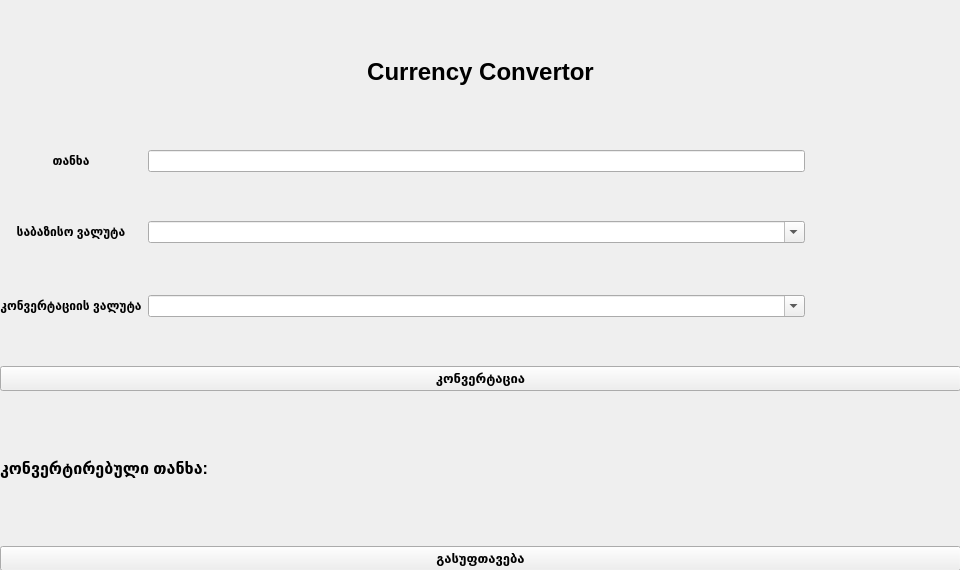
<?xml version="1.0" encoding="UTF-8"?>
<ui version="4.0">
 <class>Form</class>
 <widget class="QWidget" name="Form">
  <property name="geometry">
   <rect>
    <x>0</x>
    <y>0</y>
    <width>960</width>
    <height>570</height>
   </rect>
  </property>
  <property name="minimumSize">
   <size>
    <width>960</width>
    <height>570</height>
   </size>
  </property>
  <property name="maximumSize">
   <size>
    <width>960</width>
    <height>570</height>
   </size>
  </property>
  <property name="windowTitle">
   <string>Form</string>
  </property>
  <widget class="QWidget" name="verticalLayoutWidget">
   <property name="geometry">
    <rect>
     <x>0</x>
     <y>0</y>
     <width>961</width>
     <height>571</height>
    </rect>
   </property>
   <layout class="QVBoxLayout" name="verticalLayout_2">
    <item>
     <layout class="QHBoxLayout" name="horizontalLayout_6">
      <item>
       <widget class="QLabel" name="label_2">
        <property name="text">
         <string>&lt;html&gt;&lt;head/&gt;&lt;body&gt;&lt;p align=&quot;center&quot;&gt;&lt;span style=&quot; font-size:18pt; font-weight:600;&quot;&gt;Currency Convertor&lt;/span&gt;&lt;/p&gt;&lt;/body&gt;&lt;/html&gt;</string>
        </property>
       </widget>
      </item>
     </layout>
    </item>
    <item>
     <layout class="QGridLayout" name="gridLayout_2">
      <item row="2" column="0">
       <widget class="QLabel" name="label_3">
        <property name="text">
         <string>&lt;html&gt;&lt;head/&gt;&lt;body&gt;&lt;p align=&quot;center&quot;&gt;&lt;span style=&quot; font-size:9pt; font-weight:600;&quot;&gt;საბაზისო ვალუტა&lt;/span&gt;&lt;/p&gt;&lt;/body&gt;&lt;/html&gt;</string>
        </property>
       </widget>
      </item>
      <item row="4" column="0">
       <widget class="QLabel" name="label_6">
        <property name="text">
         <string>&lt;html&gt;&lt;head/&gt;&lt;body&gt;&lt;p align=&quot;center&quot;&gt;&lt;span style=&quot; font-size:9pt; font-weight:600;&quot;&gt;კონვერტაციის ვალუტა&lt;/span&gt;&lt;/p&gt;&lt;/body&gt;&lt;/html&gt;</string>
        </property>
       </widget>
      </item>
      <item row="4" column="1">
       <widget class="QComboBox" name="to_currency_dropdown">
        <property name="editable">
         <bool>true</bool>
        </property>
       </widget>
      </item>
      <item row="4" column="2">
       <widget class="QLabel" name="to_currency_validation_label">
        <property name="minimumSize">
         <size>
          <width>150</width>
          <height>0</height>
         </size>
        </property>
        <property name="maximumSize">
         <size>
          <width>150</width>
          <height>16777215</height>
         </size>
        </property>
        <property name="text">
         <string>&lt;html&gt;&lt;head/&gt;&lt;body&gt;&lt;p align=&quot;center&quot;&gt;&lt;br/&gt;&lt;/p&gt;&lt;/body&gt;&lt;/html&gt;</string>
        </property>
       </widget>
      </item>
      <item row="2" column="2">
       <widget class="QLabel" name="from_currency_validation_label">
        <property name="minimumSize">
         <size>
          <width>150</width>
          <height>0</height>
         </size>
        </property>
        <property name="maximumSize">
         <size>
          <width>150</width>
          <height>16777215</height>
         </size>
        </property>
        <property name="text">
         <string>&lt;html&gt;&lt;head/&gt;&lt;body&gt;&lt;p align=&quot;center&quot;&gt;&lt;br/&gt;&lt;/p&gt;&lt;/body&gt;&lt;/html&gt;</string>
        </property>
       </widget>
      </item>
      <item row="0" column="1">
       <widget class="QLineEdit" name="amount_entry"/>
      </item>
      <item row="2" column="1">
       <widget class="QComboBox" name="from_currency_dropdown">
        <property name="editable">
         <bool>true</bool>
        </property>
       </widget>
      </item>
      <item row="0" column="0">
       <widget class="QLabel" name="label_5">
        <property name="text">
         <string>&lt;html&gt;&lt;head/&gt;&lt;body&gt;&lt;p align=&quot;center&quot;&gt;&lt;span style=&quot; font-size:9pt; font-weight:600;&quot;&gt;თანხა&lt;/span&gt;&lt;/p&gt;&lt;/body&gt;&lt;/html&gt;</string>
        </property>
       </widget>
      </item>
      <item row="1" column="1">
       <spacer name="verticalSpacer">
        <property name="orientation">
         <enum>Qt::Vertical</enum>
        </property>
        <property name="sizeType">
         <enum>QSizePolicy::Fixed</enum>
        </property>
        <property name="sizeHint" stdset="0">
         <size>
          <width>20</width>
          <height>40</height>
         </size>
        </property>
       </spacer>
      </item>
      <item row="3" column="1">
       <spacer name="verticalSpacer_2">
        <property name="orientation">
         <enum>Qt::Vertical</enum>
        </property>
        <property name="sizeType">
         <enum>QSizePolicy::Fixed</enum>
        </property>
        <property name="sizeHint" stdset="0">
         <size>
          <width>20</width>
          <height>40</height>
         </size>
        </property>
       </spacer>
      </item>
      <item row="5" column="1">
       <spacer name="verticalSpacer_3">
        <property name="orientation">
         <enum>Qt::Vertical</enum>
        </property>
        <property name="sizeType">
         <enum>QSizePolicy::Fixed</enum>
        </property>
        <property name="sizeHint" stdset="0">
         <size>
          <width>20</width>
          <height>40</height>
         </size>
        </property>
       </spacer>
      </item>
     </layout>
    </item>
    <item>
     <widget class="QPushButton" name="convert_button">
      <property name="font">
       <font>
        <pointsize>10</pointsize>
        <weight>75</weight>
        <bold>true</bold>
       </font>
      </property>
      <property name="text">
       <string>კონვერტაცია</string>
      </property>
     </widget>
    </item>
    <item>
     <widget class="QLabel" name="result_label">
      <property name="text">
       <string>&lt;html&gt;&lt;head/&gt;&lt;body&gt;&lt;p&gt;&lt;span style=&quot; font-size:12pt; font-weight:600;&quot;&gt;კონვერტირებული თანხა:&lt;/span&gt;&lt;/p&gt;&lt;/body&gt;&lt;/html&gt;</string>
      </property>
     </widget>
    </item>
    <item>
     <widget class="QPushButton" name="clear_button">
      <property name="font">
       <font>
        <pointsize>10</pointsize>
        <weight>75</weight>
        <bold>true</bold>
       </font>
      </property>
      <property name="text">
       <string>გასუფთავება</string>
      </property>
     </widget>
    </item>
   </layout>
  </widget>
 </widget>
 <tabstops>
  <tabstop>amount_entry</tabstop>
  <tabstop>from_currency_dropdown</tabstop>
  <tabstop>to_currency_dropdown</tabstop>
  <tabstop>convert_button</tabstop>
  <tabstop>clear_button</tabstop>
 </tabstops>
 <resources/>
 <connections/>
</ui>
